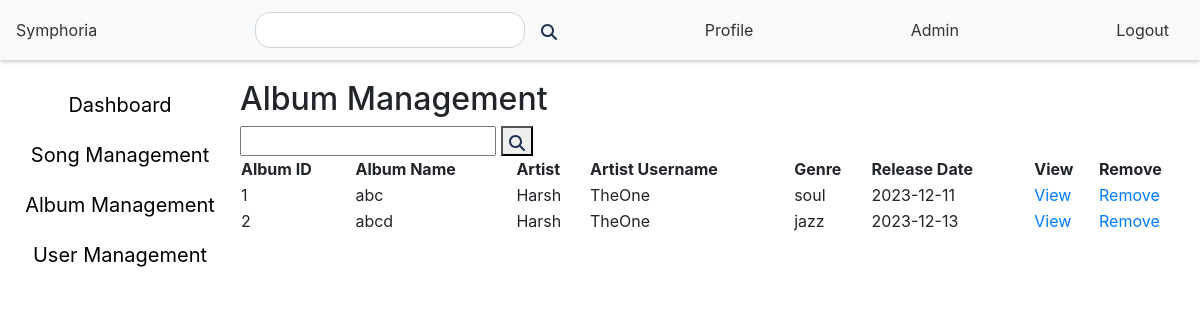
/admin/album_management (signed in), run on an earlier commit of the app's database.
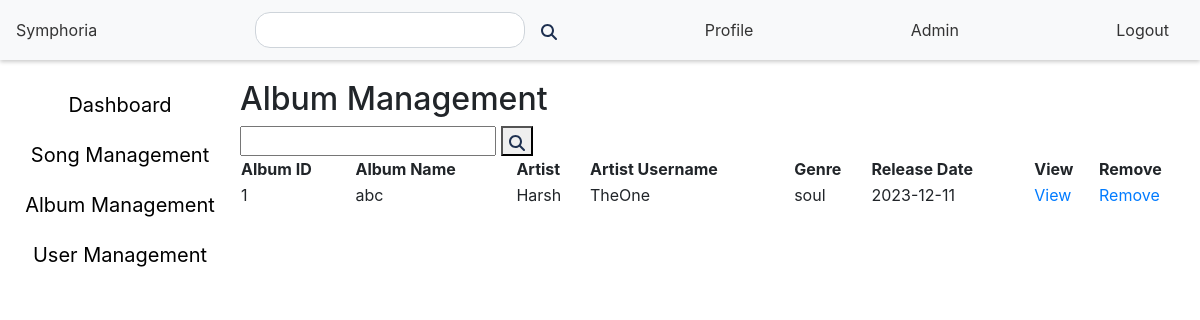
And on a later commit of the database.
### models.py (models this page shows, shortened)
class Album(db.Model):
    id = db.Column(db.Integer, primary_key=True)
    name = db.Column(db.String(64), nullable=False)
    release_date = db.Column(db.Date)
    genre = db.Column(db.String(64))
    thumbnail = db.Column(db.String(255), nullable=False, unique=True)
    artist_id = db.Column(db.Integer, db.ForeignKey('user.id'), nullable=False)

class User(db.Model):
    id = db.Column(db.Integer, primary_key=True)
    username = db.Column(db.String(32), unique=True, nullable=False)
    passhash = db.Column(db.String(512), nullable=False)
    name = db.Column(db.String(64), nullable=False)
    role = db.Column(db.String(20), nullable=False)
    blacklist = db.Column(db.Boolean, default=False)
    albums = db.relationship('Album', backref='artist', lazy=True)
    songs = db.relationship('Song', backref='artist', lazy=True)
    playlists = db.relationship('Playlist', backref='user', lazy=True)
    admins = db.relationship('Admin', backref='user', lazy=True)
    @property
    def password(self):
        raise AttributeError('Password is not a readable attribute')

### routes.py (the view)
@app.route('/admin/album_management', methods=['GET','POST'])
def album_management():
    if 'user_id' not in session or (Admin.query.filter_by(id=session['user_id']).first() is None):
        flash('Please log in', 'info')
        return redirect(url_for('admin_login'))
    else:
        if request.method == 'POST':
            album_search = request.form.get('album_search')
            session['album_search_admin'] = album_search
            albums = Album.query.filter(Album.name.like(f'%{album_search}%')).all()
            return render_template('album_management.html', albums=albums, Admin=Admin)
        else:
            albums = Album.query.all()
            return render_template('album_management.html', albums=albums, Admin=Admin)

### templates/album_management.html (shortened to what this page needs)
{% extends 'layout.html' %}
{% block content %}
    <nav class="navbar">
        <a href="/">Symphoria</a>
        <form action="/search" method="POST">
            {% if session['search'] %}
                <input type="text" name="search" value="{{ session['search'] }}">
            {% else %}
                <input type="text" name="search" value="">
            {% endif %}
            <button type="submit"><img src="{{ url_for('static', filename='magnifying-glass-solid.svg') }}" alt=""></button>
        </form>
        <a href="/profile">Profile</a>
        {% if Admin.query.filter_by(id=session['user_id']).first() %}
            <a href="/admin">Admin</a>
        {% endif %}
        <a href="/logout">Logout</a>
    </nav>
    <div class="content-container">
    <div class="menubar">
        <a href="/admin">Dashboard</a>
        <a href='/admin/song_management'>Song Management</a>
        <a href='/admin/album_management'>Album Management</a>
        <a href="/admin/user_management">User Management</a>
    </div>
    <div class="info">
        <h2>Album Management</h2>
        <form method="POST">
            {% if session['album_search_admin'] %}
                <input type="text" name="album_search" value="{{ session['album_search_admin'] }}">
            {% else %}
                <input type="text" name="album_search" value="">
            {% endif %}
            <button type="submit"><img src="{{ url_for('static', filename='magnifying-glass-solid.svg') }}" alt=""></button>
        </form>
        <table>
            <tr>
                <th>Album ID</th>
                <th>Album Name</th>
                <th>Artist</th>
                <th>Artist Username</th>
                <th>Genre</th>
                <th>Release Date</th>
                <th>View</th>
                <th>Remove</th>
            </tr>
            {% for album in albums %}
                <tr>
                    <td>{{ album.id }}</td>
                    <td>{{ album.name }}</td>
                    <td>{{ album.artist.name }}</td>
                    <td>{{ album.artist.username }}</td>
                    <td>{{ album.genre }}</td>
                    <td>{{ album.release_date }}</td>
                    <td><a href="/album/{{ album.id }}">View</a></td>
                    <td><a href="/remove/album/{{ album.id }}">Remove</a></td>
                </tr>
            {% endfor %}
        </table>
    </div>
    </div>
{% endblock %}

What changed in the data, as far as the page shows it:
removed Album: id "2", name "abcd", artist.name "Harsh", artist.username "TheOne", genre "jazz", release_date "2023-12-13"
